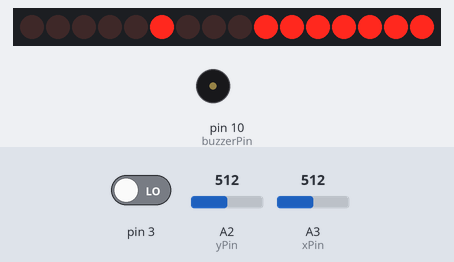
The sketch below on a simulated Arduino Uno, built with avr-gcc and run on an emulated ATmega328P. On the bench: 16 shift-register outputs drawn as a row of LEDs (first output left, lit = HIGH), buzzer (waves = sounding). Wiring (inferred from the names in the program): 2 × shift register (74HC595): data pin 5; shift clock pin 9; latch pin 6. Wiring (inferred from the signals the program sends): row of LEDs: on Q0, Q1, Q2, Q3, Q4, Q5, Q6, Q7, Q8, Q9, Q10, Q11, Q12, Q13, Q14, Q15. The test bench sets the inputs (shaded band); at power-on: A2 (yPin) = 512, A3 (xPin) = 512, pin 3 LOW. Random numbers use the default seed unless the sketch sets one.

Above: at 1.2 s.
1.3 s: A2 (yPin) set to 279
At 2.9 s:
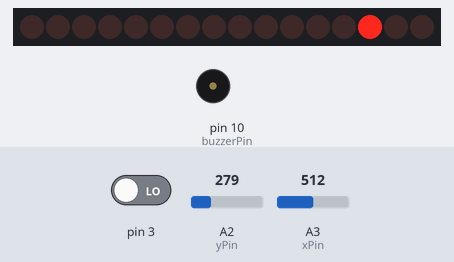
3.0 s: A2 (yPin) set to 259
At 3.7 s:
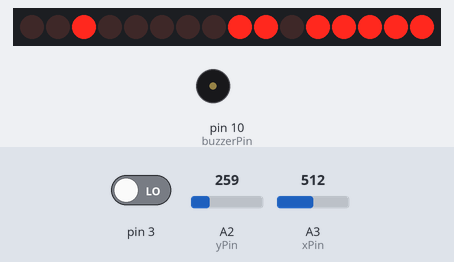
9.0 s: A3 (xPin) set to 310
12.0 s: pin 3 driven HIGH
At 19.4 s:
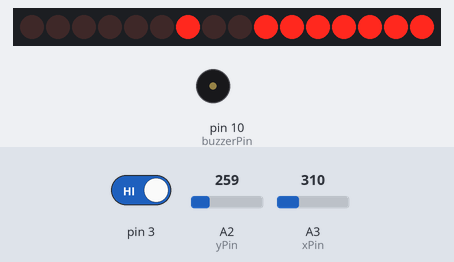
Timing chart, 0 to 23.2 s (numbered marks = the images above; inputs shaded):
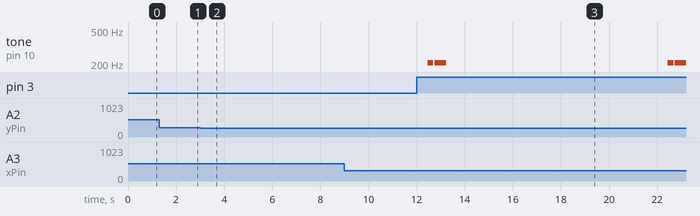

Measured:
- the behaviour switches between 270 and 269 on A2 (yPin) (found by bisection; images 1 and 2)

The sketch:

JuegoMatriz-Acelerometro.ino
```cpp
//TIMER, variables utilizadas en el timer, necesitan ser volatile
volatile uint8_t columna=0;

volatile uint8_t  array_display[8] = {
  B1000000, B0100000, B0010000, B0001000, B0000100, B0000010, B0000001, 0};
volatile uint8_t  columnaa[6] = {
  B11111110, B11111101, B11111011, B11110111, B11101111, 0};

//74HC595 controla la matriz led
int pinLatch = 6;    //Pin para el latch de los 74CH495
int pinDatos = 5;    //Pin para Datos serie del 74CH495
int pinReloj = 9;     //Pin para reloj del 74CH495

//Valor y Pines del acelerometro
int xVal = 0;
int xPin = A3;
int yVal = 0;
int yPin = A2;

//PUNTO CONTROLADO CON EL ACELEROMETRO
//Posicion del punto
int posicionX = 0;
int posicionY = 0;
//Datos que le enviamos a los displays
int xPixel = 0;
int yPixel = 0;

//PUNTO PARPADEANTE
//Posicion del punto
int yPunto = 0;
int xPunto = 0;
//Datos que le enviamos a los displays
int Xp = 0;
int Yp = 0;

//Dificultad del juego. Mientras menor sea el numero, mayor sera la dificultad.
//Float para poder variar mas suavemente la dificultad (0.5)
float dificultad = 20;

//Variables para sustituir un delay por un millis()
long Tini=0;
long Tfin=0;

long Tinicial = 0;
long Tfinal = 0;

long Tespera = 0;

/////////////////

int tiempo = 0; //Variable que usamos para salir del while

int buzzerPin = 10; //Pin del zumbador

int gameOver = 0; //Variable para saber si el juego ha acabado o no

void setup(){
  iniciarTimer();

  pinMode(pinLatch,OUTPUT);
  pinMode(pinDatos,OUTPUT);
  pinMode(pinReloj,OUTPUT);

  pinMode(buzzerPin, OUTPUT);

  randomSeed(analogRead(A0));
}

void loop(){

  if(gameOver == 0){
    //Las coordenadas del punto parpadeante se generan aleatoriamente
    yPunto = random(4);
    xPunto = random(6);

    //La dificultad aumenta
    dificultad=dificultad-0.5;

    //El tiempo que tarda en cambiar de posicion el punto parpadeante es igual a la dificultad
    tiempo = dificultad;

    //Desde que tiempo es igual a dificultad hasta que es igual a 0, las coordenadas del punto parpadeante y la dificultad no cambian,
    //a no ser que llegues hasta el con el punto que tu controlas.
    while(tiempo > 0){


      //PUNTO PARPADEANTE

      //Cuando falte poco tiempo para que el punto parpadeante cambie de posicion, su tiempo de parpadeo sera menor,
      //mientras tanto, este conservara su valor inicial: 0.5s
      if(tiempo < 7){
        if(tiempo < Tespera-50){
          Tespera = Tespera - tiempo;
        }
      }
      else{
        Tespera=500;
      }

      //La funcion de parpadeo consiste en alternar los valores del punto entre su (x, y) y 0,
      //consiguiendo que se muestre el punto y la pantalla apagada sucesivamente.
      Tfinal=millis();
      if(Tfinal-Tinicial>Tespera){
        Tinicial = Tfinal;
        if (Yp == 7){
          Xp = xPunto;
          Yp = yPunto;
        }
        else{
          Xp = 7;
          Yp = 7;
        }
      }

      //Cada 0.5s la variable tiempo va disminuyendo
      Tfin=millis();
      if(Tfin-Tini>500){
        Tini = Tfin;
        tiempo --;
      }

      /*-----------------------------------------------*/


      //PUNTO CONTROLADO CON EL ACELEROMETRO

      //Leemos los valores del acelerómetro
      xVal = analogRead(xPin);
      yVal = analogRead(yPin);

      //Movimiento del punto si esta dentro de los margenes
      //Movimiento de la y (depende del eje X del acelerometro)
      if(xVal>420 && yPixel>0){
        yPixel=yPixel-1;
      }
      if(xVal<320 && yPixel<4){
        yPixel=yPixel+1;
      }

      //Movimiento de la x (depende del eje Y del acelerometro)
      if(yVal>370 && xPixel>0){
        xPixel=xPixel-1;
      }
      if(yVal<270 && xPixel<6){
        xPixel=xPixel+1;
      }

      //Se le envian datos diferentes a la matriz cuando la X o la Y del punto ha cambiado.
      //Con esto conseguimos que el punto pueda moverse en diagonal y cada cierto tiempo.
      if(xPixel != posicionX || yPixel != posicionY){
        posicionX = xPixel;
        posicionY = yPixel;
        delay(200);
      }

      //Cada vez que alcanzas el punto parpadeante el zumbador pita y
      //cambiamos la variable tiempo para poder salir del while y cambiar asi las coordenadas del punto parpadeante
      if(yPixel == yPunto && xPixel == xPunto){
        tiempo = -1;
        digitalWrite(buzzerPin, HIGH);
        delay(10);
        digitalWrite(buzzerPin, LOW);
      }
      //Si pasa mucho tiempo sin alcanzar el punto parpadeante el juego termina.
      if(Tespera == 51){
        gameOver=1;
      }
    }
  }


   //QUE OCURRE CUANDO EL JUEGO TERMINA
  if(gameOver == 1){
    //Escribimos en la matris de tal manera que no salga nada en ella
    xPixel = 7;
    yPixel = 5;
    Xp = 7;
    Yp = 5;
    //Emitimos un pitido
    for(int i=0; i<50; i++){
      digitalWrite(buzzerPin, HIGH);
      delayMicroseconds(1915);
      digitalWrite(buzzerPin, LOW);
      delayMicroseconds(1915);
    }
    delay(50);
    for(int i=0; i<100; i++){
      digitalWrite(buzzerPin, HIGH);
      delayMicroseconds(1915);
      digitalWrite(buzzerPin, LOW);
      delayMicroseconds(1915);
    }
    //Dejamos abierta la posibilidad de resetear el juego para volver a empezar
    while(gameOver == 1){
      dificultad = 20;
      xPixel = 7;
      yPixel = 5;
      Xp = 7;
      Yp = 5;
      if(digitalRead(3) == HIGH){
        gameOver = 0;
        xPixel = 0;
        yPixel = 0;
      }
    }
  }
}


void iniciarTimer(void){
  TCNT2=0;
  TCCR2A = 0;
  TCCR2B = 5;
  TIMSK2 |= (1>>TOIE1);
  sei();
}

SIGNAL(TIMER2_OVF_vect){
  TCNT2 = 0;
  digitalWrite(pinLatch, LOW);
  shiftOut(pinDatos, pinReloj, MSBFIRST, columnaa[yPixel]);
  shiftOut(pinDatos, pinReloj, MSBFIRST, array_display[xPixel]);
  digitalWrite(pinLatch, HIGH);

  digitalWrite(pinLatch, LOW);
  shiftOut(pinDatos, pinReloj, MSBFIRST, columnaa[Yp]);
  shiftOut(pinDatos, pinReloj, MSBFIRST, array_display[Xp]);
  digitalWrite(pinLatch, HIGH);
}
```
